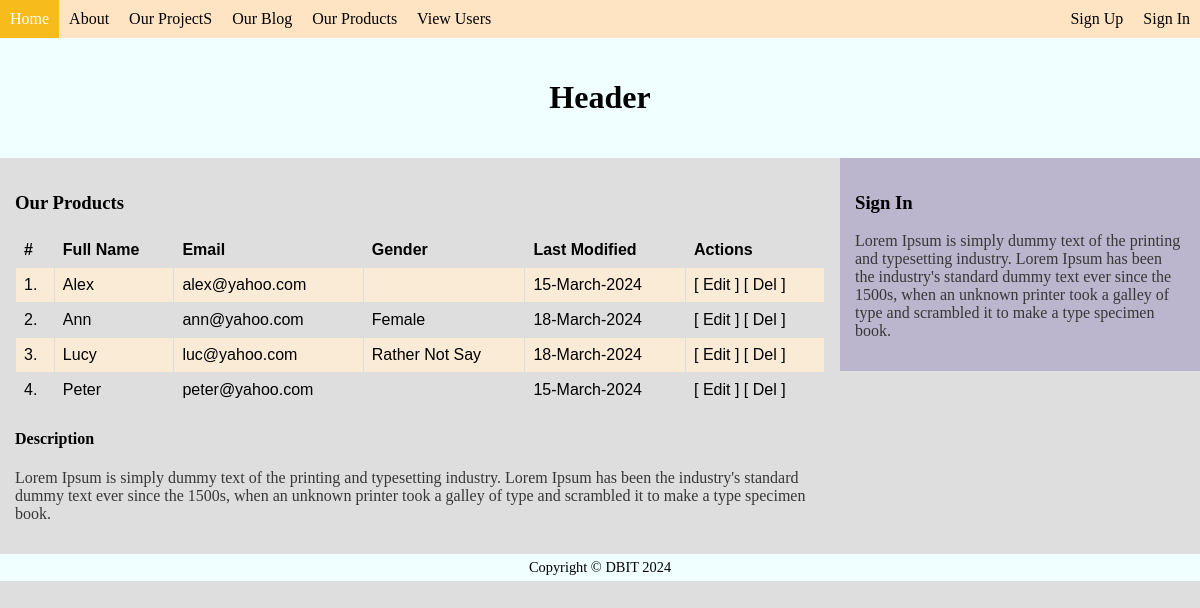
The app's page /ViewUsers.php with its own data.
### tables this page shows
CREATE TABLE IF NOT EXISTS `users` (
  `userId` bigint(10) NOT NULL AUTO_INCREMENT,
  `fullname` varchar(50) DEFAULT NULL,
  `email` varchar(50) NOT NULL DEFAULT '',
  `genderId` tinyint(1) NOT NULL DEFAULT 0,
  `password` varchar(60) NOT NULL DEFAULT '',
  `address` text DEFAULT NULL,
  `date_created` datetime DEFAULT current_timestamp(),
  `date_updated` datetime DEFAULT current_timestamp() ON UPDATE current_timestamp(),
  PRIMARY KEY (`userId`),
  UNIQUE KEY `email` (`email`)
);

CREATE TABLE IF NOT EXISTS `genders` (
  `genderId` tinyint(1) NOT NULL AUTO_INCREMENT,
  `gender` varchar(50) DEFAULT NULL,
  PRIMARY KEY (`genderId`),
  UNIQUE KEY `gender` (`gender`)
);

### ViewUsers.php (the view)
<?php include("templates/header.php"); ?>
<body>
<?php include("templates/nav.php"); ?>
<div class="header">
    <h1>Header</h1>
</div>
<div class="row">
    <div class="content">
        <h3>Our Products</h3>
<table>
<tr>
    <th>#</th>
    <th>Full Name</th>
    <th>Email</th>
    <th>Gender</th>
    <th>Last Modified</th>
    <th>Actions</th>
</tr>
<?php
require_once "includes/dbConnect.php";
$select_users = "SELECT * FROM `users` LEFT JOIN `genders` USING (`genderId`) ORDER by `fullname` ASC";
$users_res = $dbConn->query($select_users);
if($users_res->num_rows > 0){
$sn = 0;
while($user_row = $users_res->fetch_assoc()){
    $sn++;
    ?>
    <tr>
        <td><?php print $sn; ?>. </td>
        <td><?php print $user_row["fullname"]; ?></td>
        <td><?php print $user_row["email"]; ?></td>
        <td><?php print $user_row["gender"]; ?></td>
        <td><?php print date("d-F-Y", strtotime($user_row["date_updated"])); ?></td>
        <td>[ Edit ] [ Del ]</td>
    </tr>
    <?php
}
}else{
    ?>
    <tr>
        <td colspan="6">No Data</td>
    </tr>
    <?php
}
?>
</table>
        <h4>Description</h4>
        <p>Lorem Ipsum is simply dummy text of the printing and typesetting industry. Lorem Ipsum has been the industry's standard dummy text ever since the 1500s, when an unknown printer took a galley of type and scrambled it to make a type specimen book.</p>
    </div>
    <div class="side_bar">
        <h3>Sign In</h3>
        <p>Lorem Ipsum is simply dummy text of the printing and typesetting industry. Lorem Ipsum has been the industry's standard dummy text ever since the 1500s, when an unknown printer took a galley of type and scrambled it to make a type specimen book.</p>
    </div>
</div>
<?php include("templates/footer.php"); ?>

### templates/header.php (shortened to what this page needs)
<!DOCTYPE html>
<html lang="en">
<head>
    <link rel="stylesheet" href="css/style.css" />
</head>

### templates/nav.php
<div class="toplink">
        <a href="./">Home</a>
        <a href="">About</a>
        <a href="project.php">Our ProjectS</a>
        <a href="">Our Blog</a>
        <a href="products.php">Our Products</a>
        <a href="ViewUsers.php">View Users</a>
        <div class="toplink_right">
            <a href="signup.php">Sign Up</a>
            <a href="">Sign In</a>
        </div>
    </div>

### templates/footer.php
<div class="footer">
    Copyright &copy; DBIT <?php print date("Y"); ?>
</div>
</body>
</html>

### css/MainStructure.css (style rules this page uses)
body { background-color: rgb(222, 222, 223); margin: 0; }
* { box-sizing: border-box; }
h1 { text-decoration: none; }
p { color: #373737; }
.header { background-color: azure; text-align: center; padding: 20px }
.toplink { background-color: bisque; overflow: hidden; }
.toplink a { color: black; float: left; display: block; text-decoration: none; text-align: left; padding: 10px; }
.toplink_right { float:right }
.row:after { content: ""; display: block; clear:both; }
.content { width:70%; float: left; padding: 15px; }
.side_bar { padding: 15px; float: left; background-color: rgb(188, 181, 206); width:30%; }
.footer { font-size: 0.9em; text-align: center; background-color: azure; padding: 5px; }

### css/TableStructure.css (style rules this page uses)
table { font-family: Arial, Helvetica, sans-serif; border-collapse: collapse; width: 100%; }
td, th { border: 1px solid #dddddd; text-align: left; padding: 8px; }
tr:nth-child(even) { background-color: antiquewhite; }

### records on screen
users: fullname "Alex", email "alex@yahoo.com", date_updated "15-March-2024"
users: fullname "Ann", email "ann@yahoo.com", genderId.gender "Female", date_updated "18-March-2024"
users: fullname "Lucy", email "luc@yahoo.com", genderId.gender "Rather Not Say", date_updated "18-March-2024"
users: fullname "Peter", email "peter@yahoo.com", date_updated "15-March-2024"
